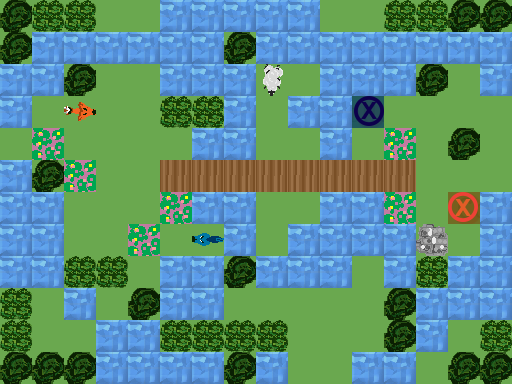

A level layout from a 2D game, rendered from its tile map. Below: a short description, then the map file with its tile-grid data intact:
An orthogonal 16x12 tile map with 32x32 px tiles, 3 tile layers (Ground, Obstacles, Objects), 1 hidden layer not drawn.

<map version="1.0" orientation="orthogonal" renderorder="right-down" width="16" height="12" tilewidth="32" tileheight="32" nextobjectid="1">
 <tileset firstgid="1" name="TilesetPlaceholder" tilewidth="32" tileheight="32" tilecount="240" columns="10">
  <image source="../../../../Tileset.png" width="320" height="768" />
 </tileset>
 <layer name="Ground" width="16" height="12">
  <data encoding="csv">
1,1,1,1,1,5,5,5,5,5,1,1,1,1,1,1,
1,5,5,5,5,5,5,1,5,5,5,5,5,5,5,5,
5,5,1,1,1,5,5,5,1,1,5,5,5,1,1,5,
5,1,1,1,1,1,1,5,1,5,5,1,1,1,1,1,
1,3,1,1,1,1,5,5,1,1,5,1,3,1,1,1,
5,1,3,1,1,4,4,4,4,4,4,4,4,1,1,1,
5,5,1,1,1,3,5,5,1,1,5,5,3,1,1,5,
5,5,1,1,3,1,1,5,1,5,5,5,5,1,1,5,
5,5,1,1,1,5,5,1,5,5,5,1,5,1,5,5,
1,1,5,1,1,5,5,1,1,1,1,1,1,5,5,5,
1,1,1,5,5,1,1,1,1,1,1,1,1,5,1,1,
1,1,1,5,5,5,5,1,5,1,1,5,5,1,1,1
</data>
 </layer>
 <layer name="Obstacles" width="16" height="12">
  <data encoding="csv">
42,44,44,0,0,0,0,0,0,0,0,0,44,44,42,42,
42,0,0,0,0,0,0,42,0,0,0,0,0,0,0,0,
0,0,42,0,0,0,0,0,0,0,0,0,0,42,0,0,
0,0,0,0,0,44,44,0,0,0,0,0,0,0,0,0,
0,0,0,0,0,0,0,0,0,0,0,0,0,0,42,0,
0,42,0,0,0,0,0,0,0,0,0,0,0,0,0,0,
0,0,0,0,0,0,0,0,0,0,0,0,0,0,0,0,
0,0,0,0,0,0,0,0,0,0,0,0,0,43,0,0,
0,0,44,44,0,0,0,42,0,0,0,0,0,44,0,0,
44,0,0,0,42,0,0,0,0,0,0,0,42,0,0,0,
44,0,0,0,0,44,44,44,44,0,0,0,42,0,0,44,
42,42,42,0,0,0,0,42,0,0,0,0,0,0,42,42
</data>
 </layer>
 <layer name="Objects" width="16" height="12">
  <data encoding="csv">
0,0,0,0,0,0,0,0,0,0,0,0,0,0,0,0,
0,0,0,0,0,0,0,0,0,0,0,0,0,0,0,0,
0,0,0,0,0,0,0,0,3221225658,0,0,0,0,0,0,0,
0,0,2684354751,0,0,0,0,0,0,0,0,182,0,0,0,0,
0,0,0,0,0,0,0,0,0,0,0,0,0,0,0,0,
0,0,0,0,0,0,0,0,0,0,0,0,0,0,0,0,
0,0,0,0,0,0,0,0,0,0,0,0,0,0,181,0,
0,0,0,0,0,0,1610612928,0,0,0,0,0,0,0,0,0,
0,0,0,0,0,0,0,0,0,0,0,0,0,0,0,0,
0,0,0,0,0,0,0,0,0,0,0,0,0,0,0,0,
0,0,0,0,0,0,0,0,0,0,0,0,0,0,0,0,
0,0,0,0,0,0,0,0,0,0,0,0,0,0,0,0
</data>
 </layer>
 <layer name="Solution" width="16" height="12" visible="0">
  <data encoding="csv">
0,0,0,0,0,0,0,0,0,0,0,0,0,0,0,0,
0,0,0,0,0,0,0,0,0,0,0,0,0,0,0,0,
0,0,0,0,0,0,0,0,0,0,0,0,0,0,0,0,
0,0,0,0,0,0,0,0,0,0,0,0,0,0,0,0,
0,0,0,0,0,0,0,0,0,0,0,0,0,0,0,0,
0,0,0,0,0,0,0,0,0,0,0,0,0,0,0,0,
0,0,0,0,0,0,0,0,0,0,0,0,0,0,0,0,
0,0,0,0,0,0,0,0,0,0,0,0,0,0,0,0,
0,0,0,0,0,0,0,0,0,0,0,0,0,0,0,0,
0,0,0,0,0,0,0,0,0,0,0,0,0,0,0,0,
0,0,0,0,0,0,0,0,0,0,0,0,0,0,0,0,
0,0,0,0,0,0,0,0,0,0,0,0,0,0,0,0
</data>
 </layer>
</map>
